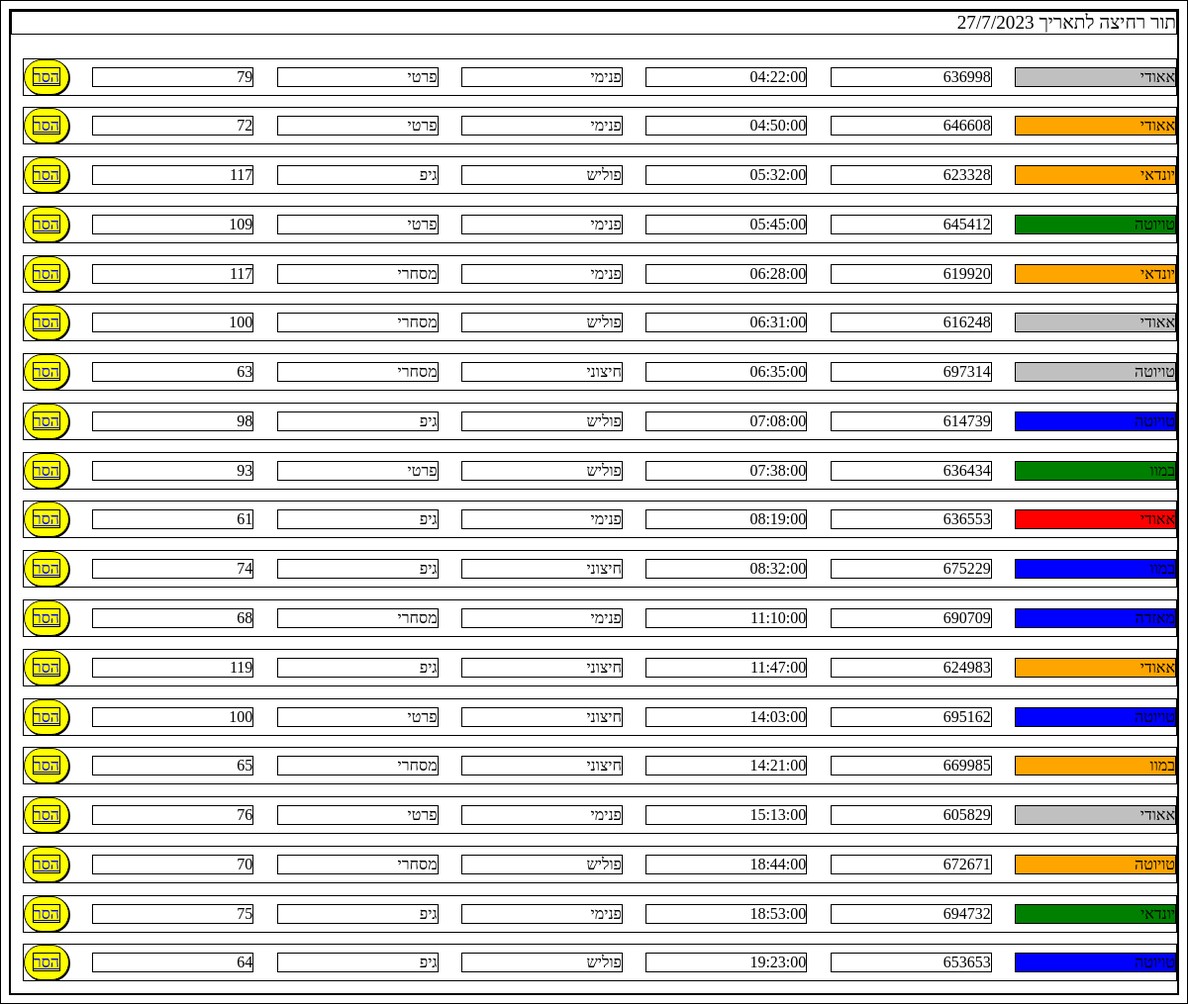
The page / on the database its author committed.
### tables this page shows
CREATE TABLE orders(id INTEGER PRIMARY KEY, customer_id INT, license_number TEXT, date TEXT, wash_type TEXT, car_type TEXT, price TEXT, car_color TEXT, car_company TEXT, FOREIGN KEY (customer_id) REFERENCES customers(id));

### app.py (the view)
@app.route('/')
def home():
    today=datetime.date.today()
    return render_template("orders.html", orders=sorted(get_dicts(), key=lambda i:i["date"]), companies=db.get_companies(), date="/".join([str(today.day), str(today.month), str(today.year)]))

### db.py (called while the page is built)
def query_db(sql, filename="orders.sqlite"):
     with sqlite3.connect(filename) as conn:
        cur=conn.cursor()
        cur.execute(sql)
        conn.commit()
        return cur.fetchall()

def get_dicts(sql="SELECT * FROM orders"):
    orders=query_db(sql)
    keys=["id", "customer_id", "license_number", "date", "wash_type", "car_type", "price", "car_color", "car_company"]
    dicts_list=[]
    for order in orders:
        values=list(order)
        dict_row=dict(zip(keys, values))
        dicts_list.append(dict_row)
    return dicts_list

def get_companies():
    return get_dicts("SELECT DISTINCT car_company FROM orders")

### templates/orders.html (shortened to what this page needs)
<!DOCTYPE html>
<html lang="en">
<head>
    <link rel="stylesheet" href="/static/style.css">
</head>
<body dir="rtl">
    <div class="orders">
        <div class="title">תור רחיצה לתאריך {{ date }} </div>
        {% for order in orders %}
        <div class="order">
            <div class="company" style='background-color: {{ order["car_color"] }};'>{{ order["car_company"] }}</div>
            <div class="license">{{ order["license_number"] }}</div>
            <div class="date">{{ order["date"].split(' ')[1] }}</div>
            <div class="wash_type">{{ order["wash_type"] }}</div>
            <div class="car_type">{{ order["car_type"] }}</div>
            <div class="price">{{ order["price"] }}</div>
            <div class="delete"><a href="/delete?id={{ order['id'] }}">הסר</a></div>
        </div>
        {% endfor %}
    </div>
</body>
</html>

### static/style.css (style rules this page uses)
* { border: 1px solid black; }
.order { display: flex; gap: 2%; margin-left: 1%; margin-bottom: 1%; align-items: center; }
.order > * { width: 100%; }
.title { font-size: larger; margin-bottom: 2%; }
.delete { background-color: yellow; text-decoration: none; box-shadow: 1px 1px black; width: fit-content; padding: 1vh; border-radius: 40px; }

### rows shown on the page
orders: car_company "אאודי", license_number "636998", date "04:22:00", wash_type "פנימי", car_type "פרטי", price "79"
orders: car_company "אאודי", license_number "646608", date "04:50:00", wash_type "פנימי", car_type "פרטי", price "72"
orders: car_company "יונדאי", license_number "623328", date "05:32:00", wash_type "פוליש", car_type "גיפ", price "117"
orders: car_company "טויוטה", license_number "645412", date "05:45:00", wash_type "פנימי", car_type "פרטי", price "109"
orders: car_company "יונדאי", license_number "619920", date "06:28:00", wash_type "פנימי", car_type "מסחרי", price "117"
orders: car_company "אאודי", license_number "616248", date "06:31:00", wash_type "פוליש", car_type "מסחרי", price "100"
orders: car_company "טויוטה", license_number "697314", date "06:35:00", wash_type "חיצוני", car_type "מסחרי", price "63"
orders: car_company "טויוטה", license_number "614739", date "07:08:00", wash_type "פוליש", car_type "גיפ", price "98"
orders: car_company "במוו", license_number "636434", date "07:38:00", wash_type "פוליש", car_type "פרטי", price "93"
orders: car_company "אאודי", license_number "636553", date "08:19:00", wash_type "פנימי", car_type "גיפ", price "61"
orders: car_company "במוו", license_number "675229", date "08:32:00", wash_type "חיצוני", car_type "גיפ", price "74"
orders: car_company "מאזדה", license_number "690709", date "11:10:00", wash_type "פנימי", car_type "מסחרי", price "68"
orders: car_company "אאודי", license_number "624983", date "11:47:00", wash_type "חיצוני", car_type "גיפ", price "119"
orders: car_company "טויוטה", license_number "695162", date "14:03:00", wash_type "חיצוני", car_type "פרטי", price "100"
orders: car_company "במוו", license_number "669985", date "14:21:00", wash_type "חיצוני", car_type "מסחרי", price "65"
orders: car_company "אאודי", license_number "605829", date "15:13:00", wash_type "פנימי", car_type "פרטי", price "76"
orders: car_company "טויוטה", license_number "672671", date "18:44:00", wash_type "פוליש", car_type "מסחרי", price "70"
orders: car_company "יונדאי", license_number "694732", date "18:53:00", wash_type "פנימי", car_type "גיפ", price "75"
orders: car_company "טויוטה", license_number "653653", date "19:23:00", wash_type "פוליש", car_type "גיפ", price "64"

### other values the page prints
{{ date }} "27/7/2023"
